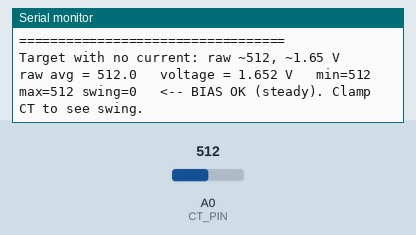
The sketch below on a simulated Arduino Uno, built with avr-gcc and run on an emulated ATmega328P. Shown: the last lines printed to the serial monitor. The test bench sets the inputs (shaded band); at power-on: A0 (CT_PIN) = 512.

Above: at 1.5 s.
1.6 s: A0 (CT_PIN) set to 544
At 2.4 s:
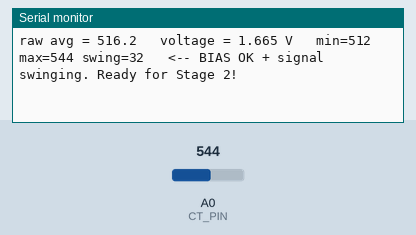
3.1 s: A0 (CT_PIN) set to 577
At 3.8 s:
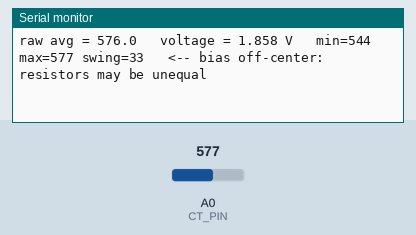
5.9 s: A0 (CT_PIN) set to 942
At 7.0 s:
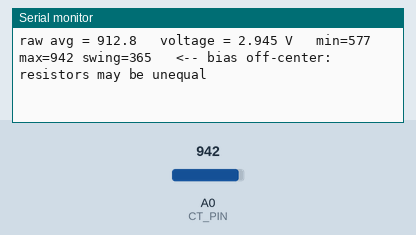
7.4 s: A0 (CT_PIN) set to 973
At 8.5 s:
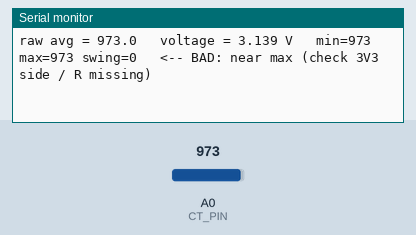
Timing chart, 0 to 10.4 s (numbered marks = the images above; inputs shaded):
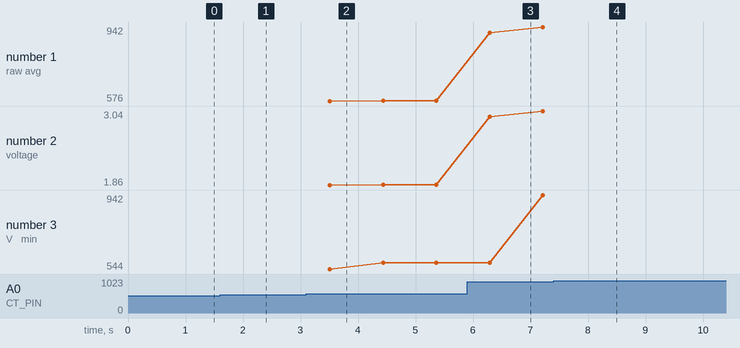

The sketch:

stage1_wiring_check.ino
```cpp
/* ============================================================
   Bantay-Dagitab — STAGE 1: WIRING CHECK
   Upload THIS first. It does NOT compute wattage.
   It only reads A0 and prints raw counts + voltage so you can
   confirm the 1.65 V bias divider is wired correctly.

   Board in Arduino IDE: "NodeMCU 1.0 (ESP-12E Module)"
   No libraries needed for this stage.

   Wiring expectation:
     3V3 ──[10 kΩ]──┬──[10 kΩ]── GND     (bias divider)
                    │
                    ├── A0                (NodeMCU)
                    │
              CT secondary across this node and GND
              with a 33 Ω burden resistor in parallel
   ============================================================ */

const int CT_PIN = A0;    // NodeMCU's only analog pin
const int SAMPLES = 200;  // samples per printed report
const unsigned long BAUD = 115200;

void setup() {
  Serial.begin(BAUD);
  delay(300);
  Serial.println();
  Serial.println(F("=================================="));
  Serial.println(F(" STAGE 1 - A0 bias / wiring check"));
  Serial.println(F("=================================="));
  Serial.println(F("Target with no current: raw ~512, ~1.65 V"));
  Serial.println();
}

void loop() {
  long sum = 0;
  int vmin = 1023, vmax = 0;

  for (int i = 0; i < SAMPLES; i++) {
    int v = analogRead(CT_PIN);
    sum += v;
    if (v < vmin) vmin = v;
    if (v > vmax) vmax = v;
    delay(2);
    yield();
  }

  float avg = sum / (float)SAMPLES;
  float voltage = avg * (3.3f / 1023.0f);
  int swing = vmax - vmin;

  Serial.print(F("raw avg = "));
  Serial.print(avg, 1);
  Serial.print(F("   voltage = "));
  Serial.print(voltage, 3);
  Serial.print(F(" V   min="));
  Serial.print(vmin);
  Serial.print(F(" max="));
  Serial.print(vmax);
  Serial.print(F(" swing="));
  Serial.print(swing);

  if (avg < 60) {
    Serial.println(F("   <-- BAD: near 0 (check GND side / A0 row)"));
  } else if (avg > 960) {
    Serial.println(F("   <-- BAD: near max (check 3V3 side / R missing)"));
  } else if (avg > 460 && avg < 560) {
    if (swing < 8)
      Serial.println(F("   <-- BIAS OK (steady). Clamp CT to see swing."));
    else
      Serial.println(F("   <-- BIAS OK + signal swinging. Ready for Stage 2!"));
  } else {
    Serial.println(F("   <-- bias off-center: resistors may be unequal"));
  }

  delay(500);
}
```

Measured:
- the behaviour switches between 559 and 560 on A0 (CT_PIN) (found by bisection; images 1 and 2)
- the behaviour switches between 960 and 961 on A0 (CT_PIN) (found by bisection; images 3 and 4)
- after the input at 1.6 s, the serial monitor: prints a new line after 0.06 s (image 1)
- after the input at 3.1 s, the serial monitor: prints a new line after 0.41 s (image 2)
- after the input at 5.9 s, the serial monitor: prints a new line after 0.39 s (image 3)
- after the input at 7.4 s, the serial monitor: prints a new line after 0.74 s (image 4)
- plotted number 1: 577 → 942 after the input at 5.9 s
- plotted number 2: 1.86 → 3.04 after the input at 5.9 s
